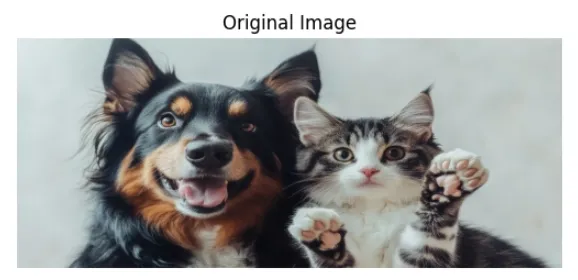
#> input picture point1/blur1.webp, 578 x 280 px
$ jupyter execute --allow-errors SRSED.ipynb
#> lines starting #> are read from the running program, lines starting #| are printed output that depends on the picture
[cell 1]
import cv2

[cell 2]
import numpy as np
import matplotlib.pyplot as plt

image = cv2.imread('blur1.webp')
#> image is the input picture: shape (280, 578, 3); mean B, G, R 163.9, 165, 163.4
image_rgb = cv2.cvtColor(image, cv2.COLOR_BGR2RGB)
scale_factor_1 = 3.0
scale_factor_2 = 1/3.0
height, width = image_rgb.shape[:2]
#> height = 280; width = 578
new_height = int(height * scale_factor_1)
#> new_height = 840
new_width = int(width * scale_factor_1)
#> new_width = 1734

zoomed_image = cv2.resize(src =image_rgb,
                          dsize=(new_width, new_height),
                          interpolation=cv2.INTER_CUBIC)

new_height1 = int(height * scale_factor_2)
#> new_height1 = 93
new_width1 = int(width * scale_factor_2)
#> new_width1 = 192
scaled_image = cv2.resize(src= image_rgb,
                          dsize =(new_width1, new_height1),
                          interpolation=cv2.INTER_AREA)
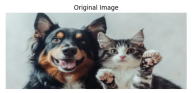
#> scaled_image: shape (93, 192, 3); mean R, G, B 163.4, 165, 163.9

fig, axs = plt.subplots(1, 3, figsize=(10, 4))
axs[0].imshow(image_rgb)
axs[0].set_title('Original Image Shape:'+str(image_rgb.shape))
axs[1].imshow(zoomed_image)
axs[1].set_title('Zoomed Image Shape:'+str(zoomed_image.shape))
axs[2].imshow(scaled_image)
axs[2].set_title('Scaled Image Shape:'+str(scaled_image.shape))

for ax in axs:
    ax.set_xticks([])
    ax.set_yticks([])

plt.tight_layout()
plt.show()
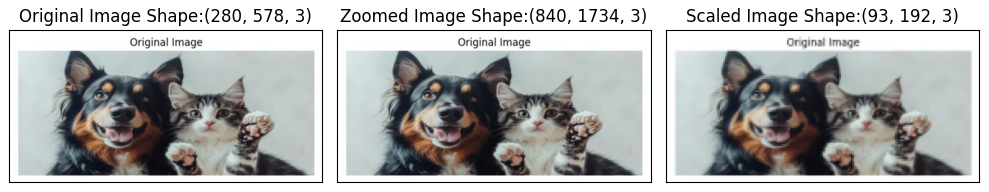
#> figure drawn by matplotlib, 3 panels
import cv2
import matplotlib.pyplot as plt
img = cv2.imread('Ganeshji.webp')
#> (the rest of this cell did not finish here and is left out)
